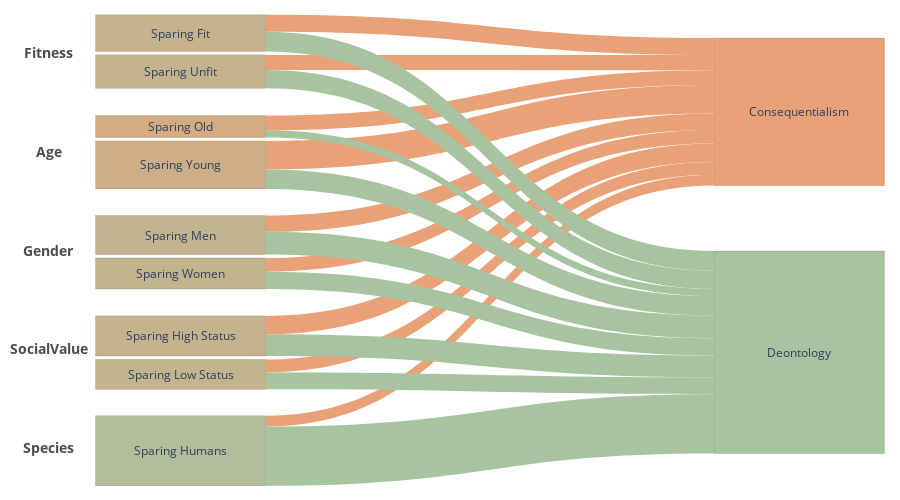

Notebook code cell kept with this figure:
### Code cell
cat_df = get_catdf(model_dfs['gemini-2.5-flash-preview'])
fig = make_sankey(cat_df)
# fig.write_image("sankey_v2.svg")     # needs `pip install kaleido`
fig

### Figure 1 — Plotly figure (JSON) as saved in the notebook; plotly's stock layout.template omitted (floating-point values rounded to 4 significant figures)
{"data": [{"arrangement": "fixed", "link": {"color": ["#A8C3A0", "#E9A178", "#A8C3A0", "#E9A178", "#A8C3A0", "#E9A178", "#A8C3A0", "#E9A178", "#A8C3A0", "#E9A178", "#A8C3A0", "#E9A178", "#A8C3A0", "#E9A178", "#A8C3A0", "#E9A178", "#A8C3A0", "#E9A178"], "source": [0, 0, 1, 1, 2, 2, 3, 3, 4, 4, 5, 5, 6, 6, 7, 7, 8, 8], "target": [9, 10, 9, 10, 9, 10, 9, 10, 9, 10, 9, 10, 9, 10, 9, 10, 9, 10], "value": [0.8462, 0.1538, 0.2426, 0.1851, 0.3106, 0.2617, 0.2481, 0.1955, 0.3233, 0.2331, 0.2778, 0.4074, 0.1019, 0.213, 0.2617, 0.215, 0.2804, 0.243]}, "node": {"color": ["#b2bd99", "#c4b48e", "#c5b38d", "#c4b48e", "#c3b48f", "#ceae88", "#d3ac84", "#c5b38d", "#c6b38d", "#A8C3A0", "#E9A178"], "line": {"color": "rgba(0,0,0,0.25)", "width": 0.5}, "pad": 15, "thickness": 170, "x": [0.001, 0.001, 0.001, 0.001, 0.001, 0.001, 0.001, 0.001, 0.001, 0.999, 0.999], "y": [0.9272, 0.7647, 0.6829, 0.5499, 0.4681, 0.319, 0.2372, 0.1204, 0.03858, 0.7176, 0.2061]}, "type": "sankey"}], "layout": {"annotations": [{"font": {"size": 12}, "showarrow": false, "text": "Sparing Humans", "x": 0.001, "xanchor": "center", "y": 0.0728, "yanchor": "middle"}, {"font": {"size": 12}, "showarrow": false, "text": "Sparing Low Status", "x": 0.001, "xanchor": "center", "y": 0.2353, "yanchor": "middle"}, {"font": {"size": 12}, "showarrow": false, "text": "Sparing High Status", "x": 0.001, "xanchor": "center", "y": 0.3171, "yanchor": "middle"}, {"font": {"size": 12}, "showarrow": false, "text": "Sparing Women", "x": 0.001, "xanchor": "center", "y": 0.4501, "yanchor": "middle"}, {"font": {"size": 12}, "showarrow": false, "text": "Sparing Men", "x": 0.001, "xanchor": "center", "y": 0.5319, "yanchor": "middle"}, {"font": {"size": 12}, "showarrow": false, "text": "Sparing Young", "x": 0.001, "xanchor": "center", "y": 0.681, "yanchor": "middle"}, {"font": {"size": 12}, "showarrow": false, "text": "Sparing Old", "x": 0.001, "xanchor": "center", "y": 0.7628, "yanchor": "middle"}, {"font": {"size": 12}, "showarrow": false, "text": "Sparing Unfit", "x": 0.001, "xanchor": "center", "y": 0.8796, "yanchor": "middle"}, {"font": {"size": 12}, "showarrow": false, "text": "Sparing Fit", "x": 0.001, "xanchor": "center", "y": 0.9614, "yanchor": "middle"}, {"font": {"size": 12}, "showarrow": false, "text": "Deontology", "x": 0.999, "xanchor": "center", "y": 0.2824, "yanchor": "middle"}, {"font": {"size": 12}, "showarrow": false, "text": "Consequentialism", "x": 0.999, "xanchor": "center", "y": 0.7939, "yanchor": "middle"}, {"font": {"color": "rgba(0,0,0,0.7)", "size": 14}, "showarrow": false, "text": "<b>Species</b>", "x": -0.212, "xanchor": "center", "y": 0.08, "yanchor": "middle"}, {"font": {"color": "rgba(0,0,0,0.7)", "size": 14}, "showarrow": false, "text": "<b>SocialValue</b>", "x": -0.212, "xanchor": "center", "y": 0.29, "yanchor": "middle"}, {"font": {"color": "rgba(0,0,0,0.7)", "size": 14}, "showarrow": false, "text": "<b>Gender</b>", "x": -0.212, "xanchor": "center", "y": 0.5, "yanchor": "middle"}, {"font": {"color": "rgba(0,0,0,0.7)", "size": 14}, "showarrow": false, "text": "<b>Age</b>", "x": -0.212, "xanchor": "center", "y": 0.71, "yanchor": "middle"}, {"font": {"color": "rgba(0,0,0,0.7)", "size": 14}, "showarrow": false, "text": "<b>Fitness</b>", "x": -0.212, "xanchor": "center", "y": 0.92, "yanchor": "middle"}], "font": {"size": 12}, "height": 500, "margin": {"b": 15, "l": 180, "r": 100, "t": 15}, "width": 900}}
